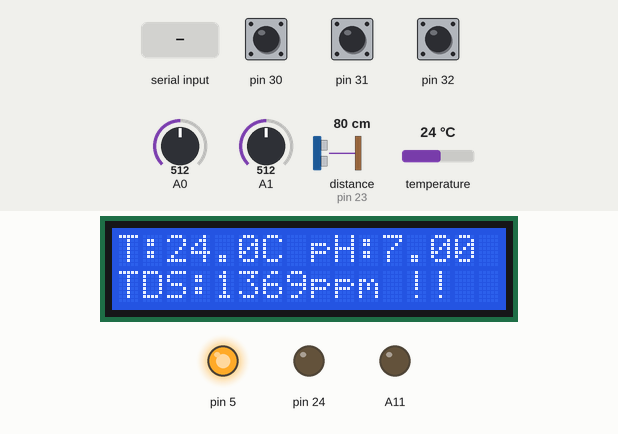
Recording of a sketch running on a simulated Arduino Mega 2560, built with avr-gcc and run on an emulated ATmega2560. On the bench: 16×2 character LCD, output pins drawn as LEDs (lit = HIGH). Wiring (inferred from the names in the program): ultrasonic range finder: trigger pin 22; echo pin 23. Dashed ring = blinking. The inputs (shaded band) are chosen by the test bench; at power-on: distance to the obstacle (sensor on pin 23) 80 cm, temperature 24 °C, pin 31 HIGH, pin 30 HIGH, pin 32 HIGH, A0 = 512, A1 = 512. Pins used as bus, display or sensor lines are not drawn; what the sketch prints to the serial monitor is not drawn.

Above: at 2.7 s.
2.8 s: distance to the obstacle (sensor on pin 23) set to 9 cm
At 4.7 s:
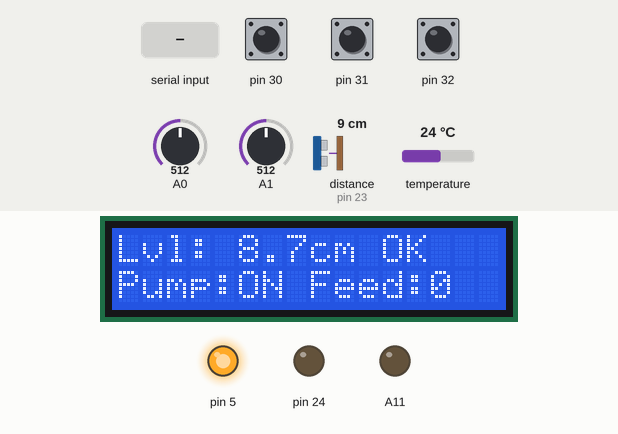
6.9 s: distance to the obstacle (sensor on pin 23) set to 7 cm
9.8 s: "MUTE\n" received over Serial
At 10.6 s:
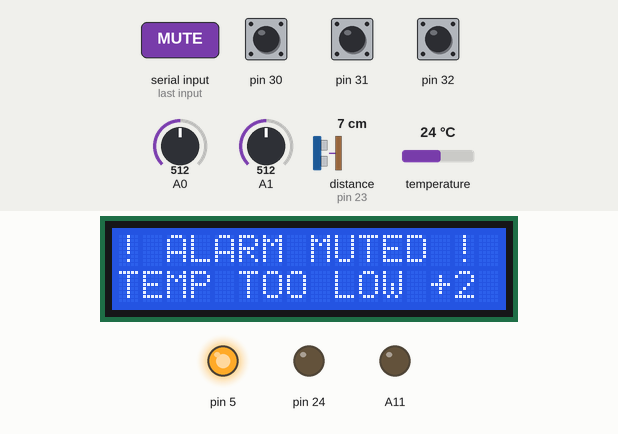
13.9 s: temperature set to 34.2 °C
At 17.7 s:
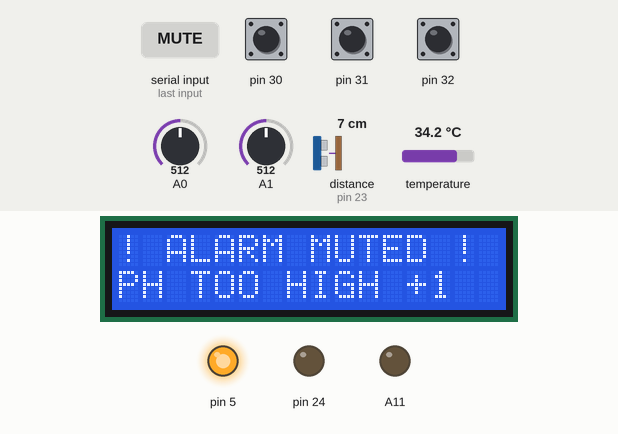
18.0 s: temperature set to 35.6 °C
At 21.15 s:
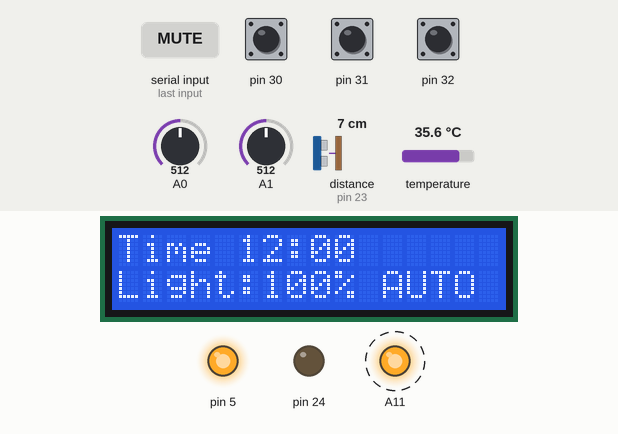
22.1 s: pin 31 pulled LOW for 0.15 s
At 23.15 s:
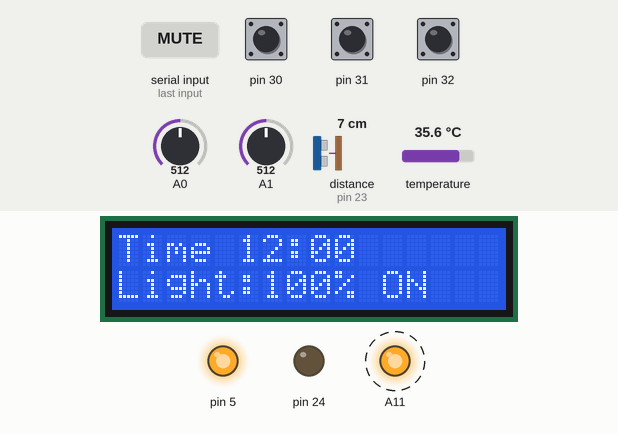
Timing chart, 0 to 25.8 s (numbered marks = the images above; inputs shaded):
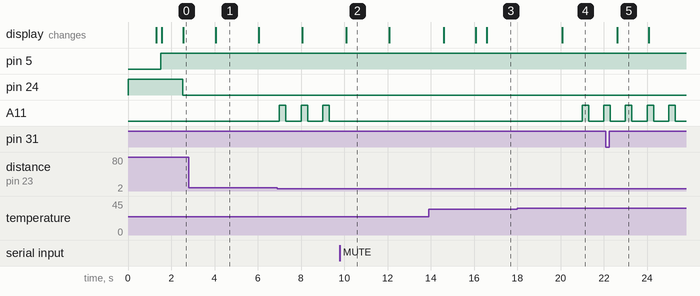

The sketch:

AutomatedSaltwaterAquarium.ino
```cpp
// =============================================================================
//  Automated Saltwater Aquarium  -  Arduino Mega 2560
//
//  Reads water temperature (DS18B20), pH (PH-4502C), TDS and water level
//  (ultrasonic), shows them on a 16x2 LCD, and automates feeding (servo), lighting
//  (LEDs), water top-up (pump) and safe-range alerts (buzzer).
//
//  Libraries to install (Arduino IDE > Library Manager):
//     OneWire, DallasTemperature, LiquidCrystal I2C   (Servo, EEPROM, Wire are built in)
//  Open the Serial Monitor at 9600 baud and type HELP.
// =============================================================================
#include <Arduino.h>
#include <stdio.h>
#include <string.h>

#include "config.h"
#include "logic.h"
#include "calibration.h"
#include "aqclock.h"
#include "sensors.h"
#include "actuators.h"
#include "buttons.h"
#include "cli.h"
#include "display.h"

namespace {

enum LightMode : uint8_t { LIGHT_AUTO = 0, LIGHT_FORCE_ON = 1, LIGHT_FORCE_OFF = 2 };
enum PumpMode  : uint8_t { PUMP_AUTO = 0, PUMP_FORCE_OFF = 1, PUMP_MANUAL_ON = 2 };
enum PumpState : uint8_t { PS_IDLE = 0, PS_FILLING = 1, PS_COOLDOWN = 2, PS_FAULT = 3 };

// ---- controller state ---------------------------------------------------------
LightMode lightMode = LIGHT_AUTO;
PumpMode  pumpMode = PUMP_AUTO;
PumpState pumpState = PS_IDLE;
uint32_t  pumpStateSince = 0;
uint8_t   pumpFailures = 0;

bool      fedToday[FEED_TIME_COUNT];
uint8_t   feedsToday = 0;
bool      everFed = false;
uint32_t  lastFeedAbsMinute = 0;

uint16_t  pendingAlarms = 0;
uint8_t   pendingTicks = 0;
uint16_t  activeAlarms = 0;
bool      muted = false;
uint32_t  mutedAt = 0;

uint32_t  lastTick = 0;
uint32_t  lastLog = 0;

// ---- helpers ----------------------------------------------------------------------
uint32_t absoluteMinute() { return AquaClock::dayCount() * 1440UL + AquaClock::minuteOfDay(); }

void markPastFeedTimes() {                       // after power-up or TIME: do not "catch up" old feeds
  uint16_t now = AquaClock::minuteOfDay();
  for (uint8_t i = 0; i < FEED_TIME_COUNT; i++) fedToday[i] = (FEED_TIMES_MIN[i] <= now);
}

void printTimePrefix() {
  char tb[6];
  AquaClock::format(tb);
  Serial.print('[');
  Serial.print(tb);
  Serial.print(F("] "));
}

// ---- feeding ----------------------------------------------------------------------------
bool tryFeed(bool manual) {
  printTimePrefix();
  if (Feeder::busy()) { Serial.println(F("Feeder busy.")); return false; }
  if (feedsToday >= MAX_FEEDS_PER_DAY) { Serial.println(F("Feed refused: daily limit reached (overfeeding protection).")); return false; }
  uint32_t absMin = absoluteMinute();
  if (everFed && absMin >= lastFeedAbsMinute && (absMin - lastFeedAbsMinute) < MIN_FEED_GAP_MIN) {
    Serial.println(F("Feed refused: previous feed was too recent."));
    return false;
  }
  if (!Feeder::request()) return false;
  feedsToday++;
  everFed = true;
  lastFeedAbsMinute = absMin;
  Serial.print(manual ? F("Manual feed #") : F("Scheduled feed #"));
  Serial.println(feedsToday);
  return true;
}

void runFeedSchedule(uint32_t nowMs) {
  uint16_t minute = AquaClock::minuteOfDay();
  for (uint8_t i = 0; i < FEED_TIME_COUNT; i++) {
    if (!fedToday[i] && minute == FEED_TIMES_MIN[i]) {
      fedToday[i] = true;
      if (nowMs < BOOT_FEED_LOCKOUT_MS) continue;       // skip right after a reboot
      tryFeed(false);
    }
  }
}

// ---- lighting ----------------------------------------------------------------------------
void updateLight() {
  uint8_t pct;
  if (lightMode == LIGHT_FORCE_ON) pct = LIGHT_DAY_PERCENT;
  else if (lightMode == LIGHT_FORCE_OFF) pct = 0;
  else pct = aq::lightPercent(AquaClock::minuteOfDay());
  Light::setPercent(pct);
}

// ---- water level / pump ------------------------------------------------------------------
void setPumpState(PumpState s, uint32_t now) { pumpState = s; pumpStateSince = now; }

void updatePump(uint32_t now) {
  const aq::Readings& r = Sensors::readings();
  bool overflow = r.levelValid && r.levelCm <= LEVEL_OVERFLOW_CM;
  bool blocked = (pumpMode == PUMP_FORCE_OFF) || !r.levelValid || overflow;
  bool manual = (pumpMode == PUMP_MANUAL_ON);

  if (pumpState == PS_FAULT) {                          // locked out until PUMP RESET
    Pump::set(false);
    if (manual) pumpMode = PUMP_AUTO;
    return;
  }
  if (blocked) {                                        // safety first: never pump blind or into overflow
    Pump::set(false);
    if (pumpState == PS_FILLING) setPumpState(PS_IDLE, now);
    if (manual) pumpMode = PUMP_AUTO;
    return;
  }

  switch (pumpState) {
    case PS_IDLE:
      if (manual || r.levelCm >= LEVEL_LOW_CM) {
        Pump::set(true);
        setPumpState(PS_FILLING, now);
        printTimePrefix();
        Serial.println(F("Pump ON (top-up)"));
      }
      break;

    case PS_FILLING:
      if (r.levelCm <= LEVEL_FULL_CM) {                 // reached the full mark
        Pump::set(false);
        pumpFailures = 0;
        if (manual) pumpMode = PUMP_AUTO;
        setPumpState(PS_IDLE, now);
        printTimePrefix();
        Serial.println(F("Pump OFF (level OK)"));
      } else if (now - pumpStateSince >= PUMP_MAX_RUN_MS) {   // dry-run / leak protection
        Pump::set(false);
        if (manual) pumpMode = PUMP_AUTO;
        pumpFailures++;
        printTimePrefix();
        if (pumpFailures >= PUMP_MAX_FAILS) {
          setPumpState(PS_FAULT, now);
          Serial.println(F("Pump LOCKED OUT after repeated failed top-ups. Check reservoir and tubing, then type PUMP RESET."));
        } else {
          setPumpState(PS_COOLDOWN, now);
          Serial.println(F("Pump stopped: maximum run time reached."));
        }
      }
      break;

    case PS_COOLDOWN:
      if (manual) {
        Pump::set(true);
        setPumpState(PS_FILLING, now);
      } else if (now - pumpStateSince >= PUMP_COOLDOWN_MS) {
        setPumpState(PS_IDLE, now);
      }
      break;

    default:
      break;
  }
}

// ---- alarms -----------------------------------------------------------------------------------
void printAlarmList(uint16_t mask) {
  static const uint16_t bits[] = {
    aq::ALARM_TEMP_FAULT, aq::ALARM_LEVEL_FAULT, aq::ALARM_PUMP_FAULT, aq::ALARM_LEVEL_HIGH, aq::ALARM_LEVEL_LOW,
    aq::ALARM_TEMP_HIGH, aq::ALARM_TEMP_LOW, aq::ALARM_PH_HIGH, aq::ALARM_PH_LOW, aq::ALARM_TDS_HIGH, aq::ALARM_TDS_LOW };
  bool first = true;
  for (uint8_t i = 0; i < sizeof(bits) / sizeof(bits[0]); i++) {
    if (mask & bits[i]) {
      if (!first) Serial.print(F(", "));
      Serial.print(aq::alarmShortName(bits[i]));
      first = false;
    }
  }
  if (first) Serial.print(F("none"));
}

void updateAlarms(uint32_t now) {
  uint16_t raw = aq::evaluateAlarms(Sensors::readings(), pumpState == PS_FAULT);
  if (raw == pendingAlarms) {
    if (pendingTicks < 255) pendingTicks++;
  } else {
    pendingAlarms = raw;
    pendingTicks = 1;
  }
  if (pendingTicks >= ALARM_CONFIRM_TICKS && pendingAlarms != activeAlarms) {
    uint16_t added = pendingAlarms & (uint16_t)~activeAlarms;
    activeAlarms = pendingAlarms;
    if (added) muted = false;                          // a new problem un-mutes the buzzer
    printTimePrefix();
    Serial.print(F("ALARM STATE: "));
    printAlarmList(activeAlarms);
    Serial.println();
  }
  if (muted && now - mutedAt >= ALARM_MUTE_MS) muted = false;
  Buzzer::setAlarm(activeAlarms != 0 && !muted);
}

void muteAlarms(uint32_t now) {
  if (activeAlarms == 0) return;
  muted = true;
  mutedAt = now;
  Buzzer::setAlarm(false);                              // silence immediately, not on the next tick
  printTimePrefix();
  Serial.println(F("Buzzer muted."));
}

// ---- serial output -------------------------------------------------------------------------------
const char* lightModeText() { return lightMode == LIGHT_AUTO ? "AUTO" : (lightMode == LIGHT_FORCE_ON ? "ON" : "OFF"); }
const char* pumpStateText() {
  switch (pumpState) {
    case PS_FILLING: return "FILLING";
    case PS_COOLDOWN: return "COOLDOWN";
    case PS_FAULT: return "FAULT";
    default: return "IDLE";
  }
}

void printLogLine() {
  const aq::Readings& r = Sensors::readings();
  printTimePrefix();
  Serial.print(F("T="));
  if (r.tempValid) Serial.print(r.tempC, 1); else Serial.print(F("ERR"));
  Serial.print(F("C pH="));
  Serial.print(r.ph, 2);
  Serial.print(F(" TDS="));
  Serial.print(r.tds, 0);
  Serial.print(F("ppm L="));
  if (r.levelValid) Serial.print(r.levelCm, 1); else Serial.print(F("ERR"));
  Serial.print(F("cm Light="));
  Serial.print(Light::percent());
  Serial.print(F("% Pump="));
  Serial.print(Pump::isOn() ? F("ON") : F("OFF"));
  Serial.print(F(" Feeds="));
  Serial.print(feedsToday);
  Serial.print(F(" Alarm="));
  printAlarmList(activeAlarms);
  Serial.println();
}

void printStatus() {
  const aq::Readings& r = Sensors::readings();
  char tb[6];
  AquaClock::format(tb);
  Serial.println(F("------ STATUS ------"));
  Serial.print(F("Time: ")); Serial.println(tb);
  Serial.print(F("Temperature: "));                       // same layout as the original displayResults()
  if (r.tempValid) {
    Serial.print(r.tempC, 2); Serial.print(F(" C | "));
    Serial.print(aq::celsiusToFahrenheit(r.tempC), 2); Serial.println(F(" F"));
  } else {
    Serial.println(F("sensor not detected"));
  }
  Serial.print(F("pH Value: ")); Serial.print(r.ph, 2);
  Serial.print(F("  (sensor ")); Serial.print(r.phVoltage, 3); Serial.println(F(" V)"));
  Serial.print(F("TDS Value: ")); Serial.print(r.tds, 0); Serial.println(F(" ppm"));
  Serial.print(F("Water level: "));
  if (r.levelValid) { Serial.print(r.levelCm, 1); Serial.println(F(" cm to surface")); }
  else Serial.println(F("sensor error"));
  Serial.print(F("Light: ")); Serial.print(Light::percent()); Serial.print(F("% ("));
  Serial.print(lightModeText()); Serial.println(')');
  Serial.print(F("Pump: ")); Serial.print(Pump::isOn() ? F("ON") : F("OFF"));
  Serial.print(F(" / ")); Serial.println(pumpStateText());
  Serial.print(F("Feeds today: ")); Serial.println(feedsToday);
  Serial.print(F("Alarms: ")); printAlarmList(activeAlarms); Serial.println();
  const CalData& c = Calibration::get();
  Serial.print(F("Calibration: pH7=")); Serial.print(c.phNeutralV, 3);
  Serial.print(F(" V, slope=")); Serial.print(c.phSlope, 3);
  Serial.print(F(" V/pH, TDS factor=")); Serial.print(c.tdsFactor, 3);
  Serial.println(Calibration::isStored() ? F(" (saved)") : F(" (defaults)"));
}

void printProfile() {
  Serial.println(F("------ SAFE RANGES ------"));
  Serial.print(F("Temperature: ")); Serial.print(TEMP_MIN_C, 1); Serial.print(F(" - ")); Serial.print(TEMP_MAX_C, 1); Serial.println(F(" C"));
  Serial.print(F("pH: ")); Serial.print(PH_MIN, 2); Serial.print(F(" - ")); Serial.println(PH_MAX, 2);
#if TDS_ALARM_ENABLED
  Serial.print(F("TDS: ")); Serial.print(TDS_MIN_PPM, 0); Serial.print(F(" - ")); Serial.print(TDS_MAX_PPM, 0); Serial.println(F(" ppm"));
#else
  Serial.println(F("TDS: alarm disabled in this profile"));
#endif
  Serial.print(F("Level: full <= ")); Serial.print(LEVEL_FULL_CM, 1);
  Serial.print(F(" cm, top-up at >= ")); Serial.print(LEVEL_LOW_CM, 1);
  Serial.print(F(" cm, overflow <= ")); Serial.print(LEVEL_OVERFLOW_CM, 1); Serial.println(F(" cm"));
}

void printHelp() {
  Serial.println(F("Commands: HELP STATUS PROFILE FEED MUTE"));
  Serial.println(F("  LIGHT AUTO|ON|OFF     PUMP AUTO|ON|OFF|RESET     TIME HH:MM"));
  Serial.println(F("  CALPH7                (probe in pH 7 buffer: store neutral voltage)"));
  Serial.println(F("  CALPH <buffer pH>     (probe in pH 4 or 9 buffer: store slope)"));
  Serial.println(F("  CALTDS <ppm>          (probe in a known TDS solution)"));
  Serial.println(F("  CALRESET              (restore default calibration)"));
}

// ---- commands and buttons --------------------------------------------------------------------------
void handleCommand(const Command& c, uint32_t now) {
  const aq::Readings& r = Sensors::readings();
  switch (c.type) {
    case CMD_HELP: printHelp(); break;
    case CMD_STATUS: printStatus(); break;
    case CMD_PROFILE: printProfile(); break;
    case CMD_FEED: tryFeed(true); break;
    case CMD_MUTE: muteAlarms(now); break;
    case CMD_LIGHT_AUTO: lightMode = LIGHT_AUTO; updateLight(); Serial.println(F("Light: AUTO")); break;
    case CMD_LIGHT_ON: lightMode = LIGHT_FORCE_ON; updateLight(); Serial.println(F("Light: forced ON")); break;
    case CMD_LIGHT_OFF: lightMode = LIGHT_FORCE_OFF; updateLight(); Serial.println(F("Light: forced OFF")); break;
    case CMD_PUMP_AUTO: pumpMode = PUMP_AUTO; Serial.println(F("Pump: AUTO")); break;
    case CMD_PUMP_OFF: pumpMode = PUMP_FORCE_OFF; Pump::set(false); Serial.println(F("Pump: forced OFF")); break;
    case CMD_PUMP_ON:
      pumpMode = PUMP_MANUAL_ON;
      Serial.println(F("Pump: manual run (stops at the full mark, at overflow, or after the maximum run time)"));
      break;
    case CMD_PUMP_RESET:
      pumpFailures = 0;
      if (pumpState == PS_FAULT) setPumpState(PS_IDLE, now);
      pumpMode = PUMP_AUTO;
      Serial.println(F("Pump fault cleared."));
      break;
    case CMD_TIME:
      AquaClock::setTime(c.hour, c.minute);
      markPastFeedTimes();
      Serial.print(F("Time set to ")); Serial.print(c.hour); Serial.print(':');
      if (c.minute < 10) Serial.print('0');
      Serial.println(c.minute);
      break;
    case CMD_CAL_PH7:
      Calibration::setPhNeutral(r.phVoltage);
      Serial.print(F("pH 7 point saved: ")); Serial.print(r.phVoltage, 3); Serial.println(F(" V"));
      break;
    case CMD_CAL_PH:
      if (Calibration::setPhSlopePoint(c.value, r.phVoltage)) {
        Serial.print(F("pH slope saved: ")); Serial.print(Calibration::get().phSlope, 3); Serial.println(F(" V per pH"));
      } else {
        Serial.println(F("Slope not saved: use a buffer at least 1 pH unit from 7 (after CALPH7) and wait for a stable reading."));
      }
      break;
    case CMD_CAL_TDS:
      if (Calibration::setTdsFactor(c.value, r.tds)) {
        Serial.print(F("TDS factor saved: ")); Serial.println(Calibration::get().tdsFactor, 3);
      } else {
        Serial.println(F("TDS factor not saved: reading or value implausible."));
      }
      break;
    case CMD_CAL_RESET: Calibration::resetDefaults(); Serial.println(F("Calibration reset to defaults.")); break;
    case CMD_UNKNOWN: Serial.println(F("Unknown command. Type HELP.")); break;
    default: break;
  }
}

void handleButton(uint32_t now) {
  switch (Buttons::poll()) {
    case BTN_FEED:
      Buzzer::chirp();
      tryFeed(true);
      break;
    case BTN_LIGHT:
      lightMode = (LightMode)((lightMode + 1) % 3);
      updateLight();
      Buzzer::chirp();
      printTimePrefix(); Serial.print(F("Light mode: ")); Serial.println(lightModeText());
      break;
    case BTN_PAGE:
      Display::nextPage();
      break;
    case BTN_MUTE:
      muteAlarms(now);
      Buzzer::chirp();
      break;
    default:
      break;
  }
}

// ---- once-per-second control tick -----------------------------------------------------------------------
void controlTick(uint32_t now) {
  if (AquaClock::consumeDayRollover()) {                // new day: reset daily counters
    feedsToday = 0;
    for (uint8_t i = 0; i < FEED_TIME_COUNT; i++) fedToday[i] = false;
    Dosing::newDay();
    printTimePrefix();
    Serial.println(F("New day."));
  }
  runFeedSchedule(now);
  updateLight();
  updatePump(now);
  Heater::update(Sensors::readings());
  Dosing::update(Sensors::readings(), absoluteMinute());
  updateAlarms(now);
}

}  // namespace

// =================================================================================================
void setup() {
  Serial.begin(SERIAL_BAUD);
  Calibration::begin();
  AquaClock::begin(DEFAULT_START_MINUTE);
  Sensors::begin();
  Feeder::begin();
  Light::begin();
  Pump::begin();
  Buzzer::begin();
  Heater::begin();
  Dosing::begin();
  Buttons::begin();
  Cli::begin();
  Display::begin();
  markPastFeedTimes();

  Serial.println(F("=== Automated Saltwater Aquarium ==="));
  Serial.println(F("Set the clock with:  TIME HH:MM     (type HELP for all commands)"));
  printProfile();
}

void loop() {
  uint32_t now = millis();

  AquaClock::update();
  Sensors::update();
  Feeder::update();
  Buzzer::update();

  handleButton(now);
  Command cmd;
  if (Cli::poll(cmd)) handleCommand(cmd, now);

  if (now - lastTick >= CONTROL_TICK_MS) {
    lastTick = now;
    controlTick(now);
  }
  if (now - lastLog >= LOG_INTERVAL_MS) {
    lastLog = now;
    printLogLine();
  }

  UiState ui;
  ui.r = Sensors::readings();
  ui.alarms = activeAlarms;
  ui.muted = muted;
  ui.lightPct = Light::percent();
  ui.lightMode = (uint8_t)lightMode;
  ui.pumpOn = Pump::isOn();
  ui.pumpState = (uint8_t)pumpState;
  ui.feedsToday = feedsToday;
  ui.minuteOfDay = AquaClock::minuteOfDay();
  Display::update(ui, now);
}
```

actuators.h
```cpp
// actuators.h - fish feeder (servo), LED lighting, water pump, buzzer, optional heater and dosing.
#ifndef AQ_ACTUATORS_H
#define AQ_ACTUATORS_H

#include <stdint.h>
#include "logic.h"

namespace Feeder {                    // servo-motor feeder
  void begin();
  bool request();                     // start one portion; false if already busy
  void update();                      // non-blocking state machine
  bool busy();
}

namespace Light {                     // PWM LED lighting
  void begin();
  void setPercent(uint8_t percent);
  uint8_t percent();
}

namespace Pump {                      // water pump through a relay module
  void begin();
  void set(bool on);
  bool isOn();
}

namespace Buzzer {                    // buzzer alert on A11
  void begin();
  void setAlarm(bool active);         // beeping pattern while true
  void chirp();                       // short confirmation beep
  void update();
}

namespace Heater {                    // OPTIONAL (ENABLE_HEATER_RELAY)
  void begin();
  void update(const aq::Readings& r);
  bool isOn();
}

namespace Dosing {                    // OPTIONAL (ENABLE_PH_DOSING)
  void begin();
  void update(const aq::Readings& r, uint32_t absoluteMinute);
  void newDay();
}

#endif
```

Source omitted: actuators.cpp (4675 bytes), aqclock.cpp (1326 bytes), aqclock.h (572 bytes), buttons.cpp (1245 bytes), buttons.h (500 bytes), calibration.cpp (2272 bytes), calibration.h (991 bytes), cli.cpp (2422 bytes), cli.h (690 bytes), display.cpp (3092 bytes), display.h (659 bytes), logic.h (6054 bytes) and 3 more

Measured:
- the behaviour switches between 35 and 35.1 °C on temperature (found by bisection; images 3 and 4)
- after the input at 2.8 s, A11: stops changing and stays LOW; the display: changes after 1.3 s (image 1)
- after the input at 9.8 s, A11: stops changing and stays LOW; the display: changes after 0.29 s (image 2)
- after the input at 13.9 s, the display: first changes after 0.69 s (image 3 shows a later state)
- after the input at 18.0 s, A11: LOW → HIGH after 3.0 s, → LOW 0.30 s later, → HIGH 0.70 s later
- after the input at 22.1 s, the display: changes after 0.51 s (image 5)
- what the display in image 1 shows lasts 2.0 s, from 4.1 s to 6.1 s
